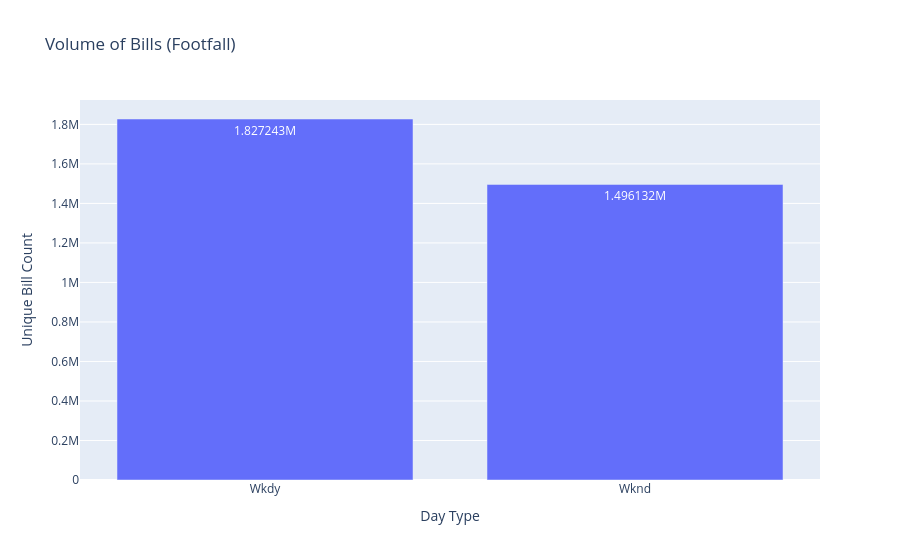

The cell this chart's notebook holds for it:
### Code cell
# Run any analysis
analyzer.analyze_a1(df)

### Figure 1 — Plotly figure (JSON) as saved in the notebook; plotly's stock layout.template omitted (floating-point values rounded to 4 significant figures)
{"data": [{"hovertemplate": "Day_Type=%{x}<br>Bill_No=%{y}<extra></extra>", "legendgroup": "", "marker": {"color": "#636efa", "pattern": {"shape": ""}}, "name": "", "orientation": "v", "showlegend": false, "textposition": "auto", "texttemplate": "%{y}", "type": "bar", "x": ["Wkdy", "Wknd"], "xaxis": "x", "y": [1827243, 1496132], "yaxis": "y"}], "layout": {"barmode": "relative", "legend": {"tracegroupgap": 0}, "title": {"text": "Volume of Bills (Footfall)"}, "xaxis": {"anchor": "y", "domain": [0, 1], "title": {"text": "Day Type"}}, "yaxis": {"anchor": "x", "domain": [0, 1], "title": {"text": "Unique Bill Count"}}}}
